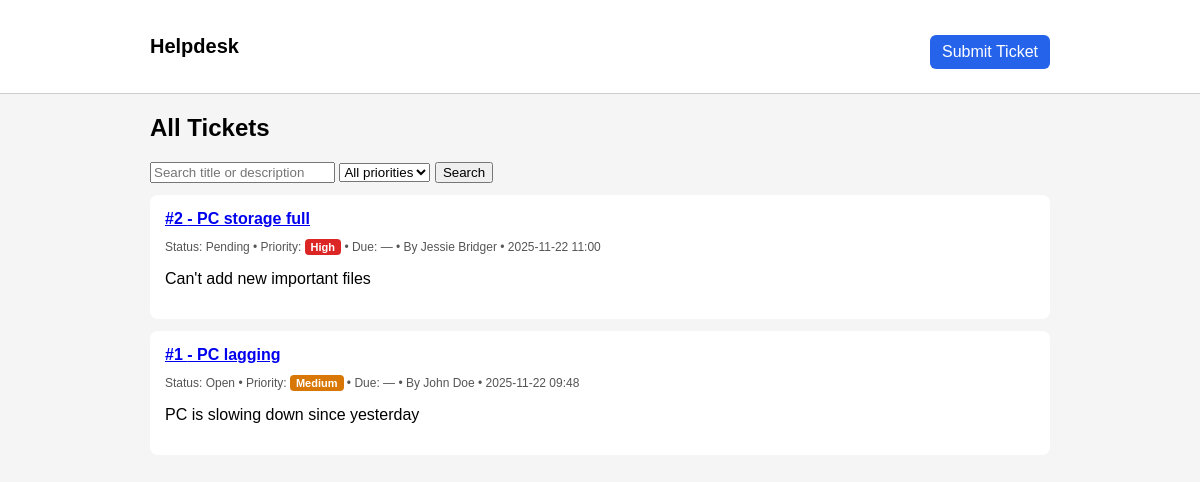
Before: / with the older database file.
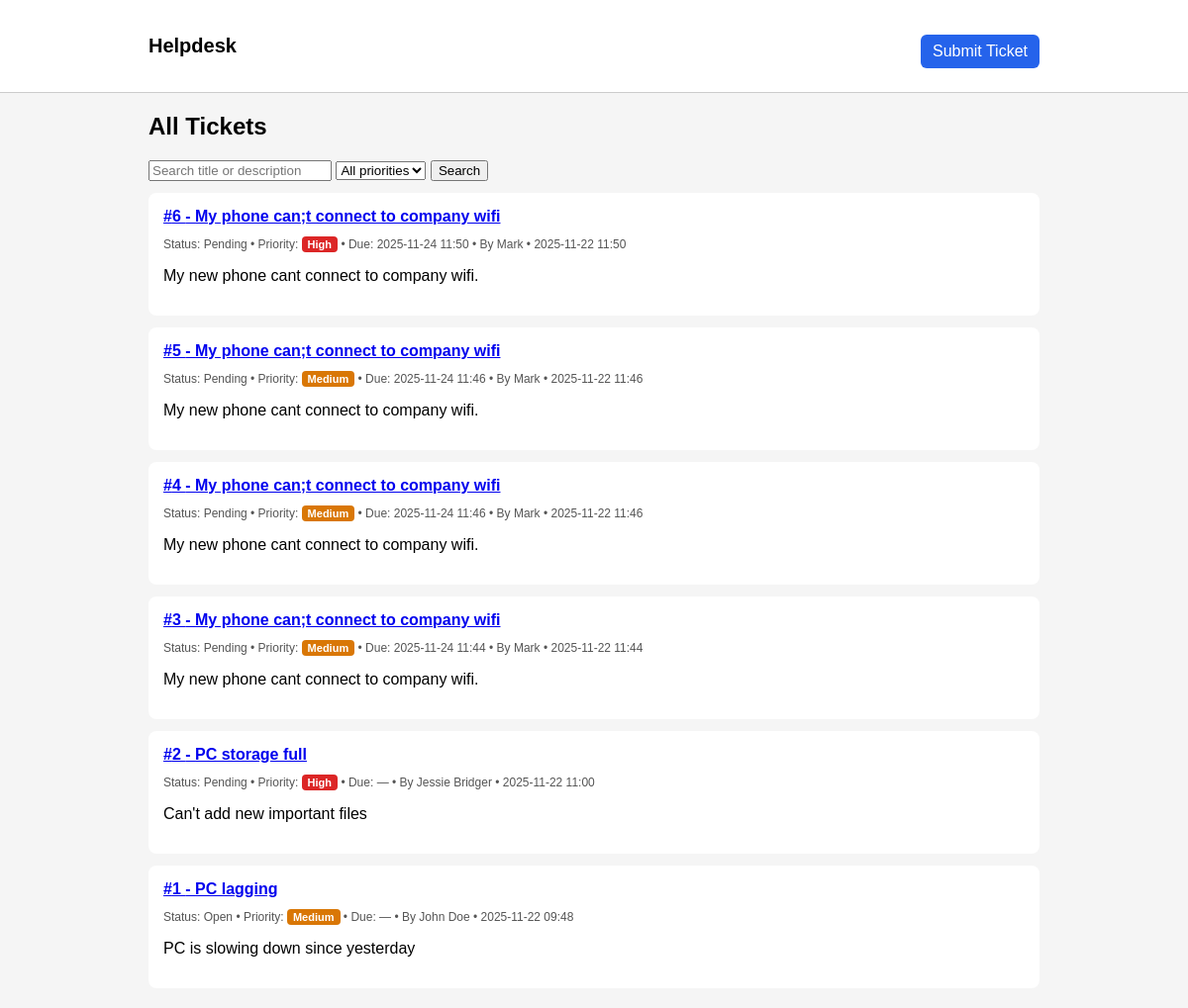
After: the same page with the newer database file.
### helpdesk/models.py (models this page shows, shortened)
class Ticket(models.Model):
    STATUS_CHOICES = [('P','Pending'),('O','Open'),('R','Resolved'),('C','Closed')]
    PRIORITY_CHOICES = [('L','Low'),('M','Medium'),('H','High')]
    title = models.CharField(max_length=200)
    description = models.TextField()
    reporter_name = models.CharField(max_length=100)
    reporter_email = models.EmailField(blank=True)
    status = models.CharField(max_length=1, choices=STATUS_CHOICES, default='P')
    priority = models.CharField(max_length=1, choices=PRIORITY_CHOICES, default='M')  # if already added in 1.1
    sla_hours = models.PositiveIntegerField(default=48)   # NEW: SLA window in hours
    due_at = models.DateTimeField(null=True, blank=True)  # NEW: computed
    created_at = models.DateTimeField(auto_now_add=True)
    updated_at = models.DateTimeField(auto_now=True)
    def is_overdue(self):
        return self.due_at and timezone.now() > self.due_at and self.status not in ('R','C')

### helpdesk/views.py (the view)
# urls.py: path("", views.TicketListView.as_view(), name="ticket_list"),
class TicketListView(ListView):
    model = Ticket
    template_name = 'helpdesk/ticket_list.html'
    context_object_name = 'tickets'
    paginate_by = 20
    def get_queryset(self):
        qs = Ticket.objects.order_by('-created_at')
        q = self.request.GET.get('q', '').strip()
        pr = self.request.GET.get('priority', '').strip()
        if q:
            qs = qs.filter(Q(title__icontains=q) | Q(description__icontains=q))
        if pr in dict(Ticket.PRIORITY_CHOICES):
            qs = qs.filter(priority=pr)
        return qs
    def get_context_data(self, **kwargs):
        ctx = super().get_context_data(**kwargs)
        ctx['q'] = self.request.GET.get('q', '')
        ctx['selected_priority'] = self.request.GET.get('priority', '')
        return ctx

### helpdesk/templates/helpdesk/ticket_list.html (shortened to what this page needs)
{% extends "helpdesk/base.html" %}
{% block content %}
<h2>All Tickets</h2>
<form method="get" style="margin-bottom: 12px;">
  <input type="text" name="q" placeholder="Search title or description" value="{{ q }}">
  <select name="priority">
    <option value="">All priorities</option>
  </select>
  <button type="submit">Search</button>
</form>
{% for ticket in tickets %}
<div class="card">
  <a href="{% url 'helpdesk:ticket_detail' ticket.pk %}"><strong>#{{ ticket.id }} - {{ ticket.title }}</strong></a>
  <p class="small">
    Status: {{ ticket.get_status_display }} •
    Priority: <span class="priority priority-{{ ticket.priority }}">{{ ticket.get_priority_display }}</span> •
    {% if ticket.due_at %}
      Due: {{ ticket.due_at|date:"Y-m-d H:i" }}
      •
    {% else %}
      Due: —
      •
    {% endif %}
    By {{ ticket.reporter_name }} • {{ ticket.created_at|date:"Y-m-d H:i" }}
  </p>
  <p>{{ ticket.description|truncatewords:25 }}</p>
</div>
{% empty %}
<p>No tickets found.</p>
{% endfor %}
{% endblock %}

### helpdesk/templates/helpdesk/base.html (shortened to what this page needs)
<!doctype html>
<html>
<head>
</head>
<body>
<header>
  <div class="container">
    <a href="/" style="font-size: 20px; font-weight: bold; text-decoration: none; color: black;">Helpdesk</a>
    <a class="btn" style="float:right" href="/ticket/create/">Submit Ticket</a>
  </div>
</header>
<div class="container">
  {% block content %}{% endblock %}
</div>
</body>
</html>

### helpdesk/templates/helpdesk/base.html (style rules this page uses)
body { font-family: Arial; background: #f5f5f5; margin: 0; padding: 0; }
.container { width: 90%; max-width: 900px; margin: 20px auto; }
header { background: white; padding: 15px; border-bottom: 1px solid #ccc; }
a.btn { background: #2563eb; color: #fff; padding: 8px 12px; border-radius: 6px; text-decoration: none; }
.card { background: white; padding: 15px; border-radius: 8px; margin-bottom: 12px; }
.small { font-size: 12px; color: #555; }
.priority { padding: 2px 6px; border-radius: 4px; color: white; font-weight: bold; font-size: 11px; }
.priority-H { background: #dc2626; }
.priority-M { background: #d97706; }

Changed rows visible on the page:
added Ticket: id "6", title "My phone can;t connect to company wifi", status "Pending", priority "High", due_at "2025-11-24 11:50", reporter_name "Mark", created_at "2025-11-22 11:50", description "My new phone cant connect to company wifi."
added Ticket: id "5", title "My phone can;t connect to company wifi", status "Pending", priority "Medium", due_at "2025-11-24 11:46", reporter_name "Mark", created_at "2025-11-22 11:46", description "My new phone cant connect to company wifi."
added Ticket: id "4", title "My phone can;t connect to company wifi", status "Pending", priority "Medium", due_at "2025-11-24 11:46", reporter_name "Mark", created_at "2025-11-22 11:46", description "My new phone cant connect to company wifi."
added Ticket: id "3", title "My phone can;t connect to company wifi", status "Pending", priority "Medium", due_at "2025-11-24 11:44", reporter_name "Mark", created_at "2025-11-22 11:44", description "My new phone cant connect to company wifi."
